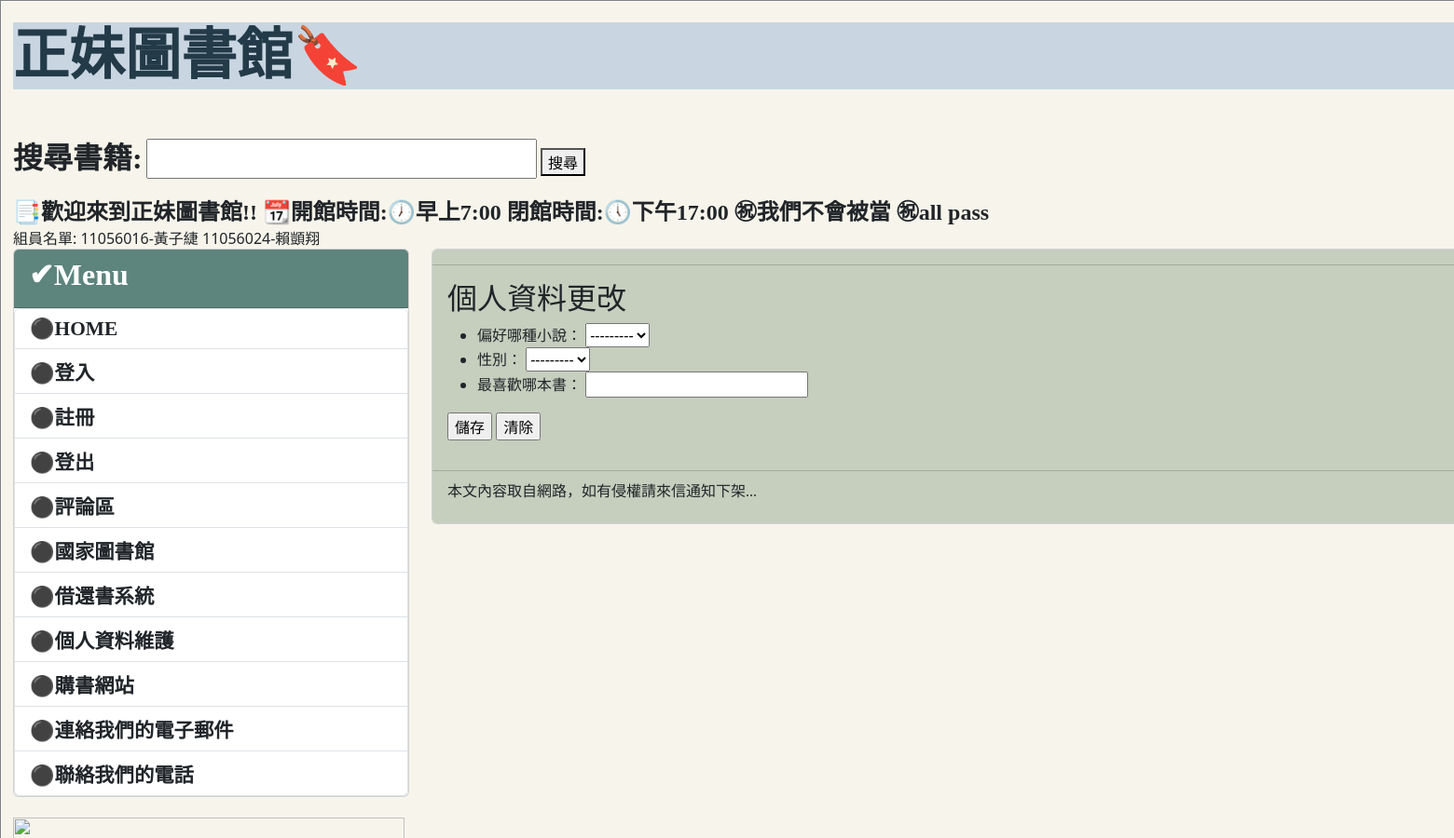
Before: /profile/ (signed in, upper part) with the older database file.
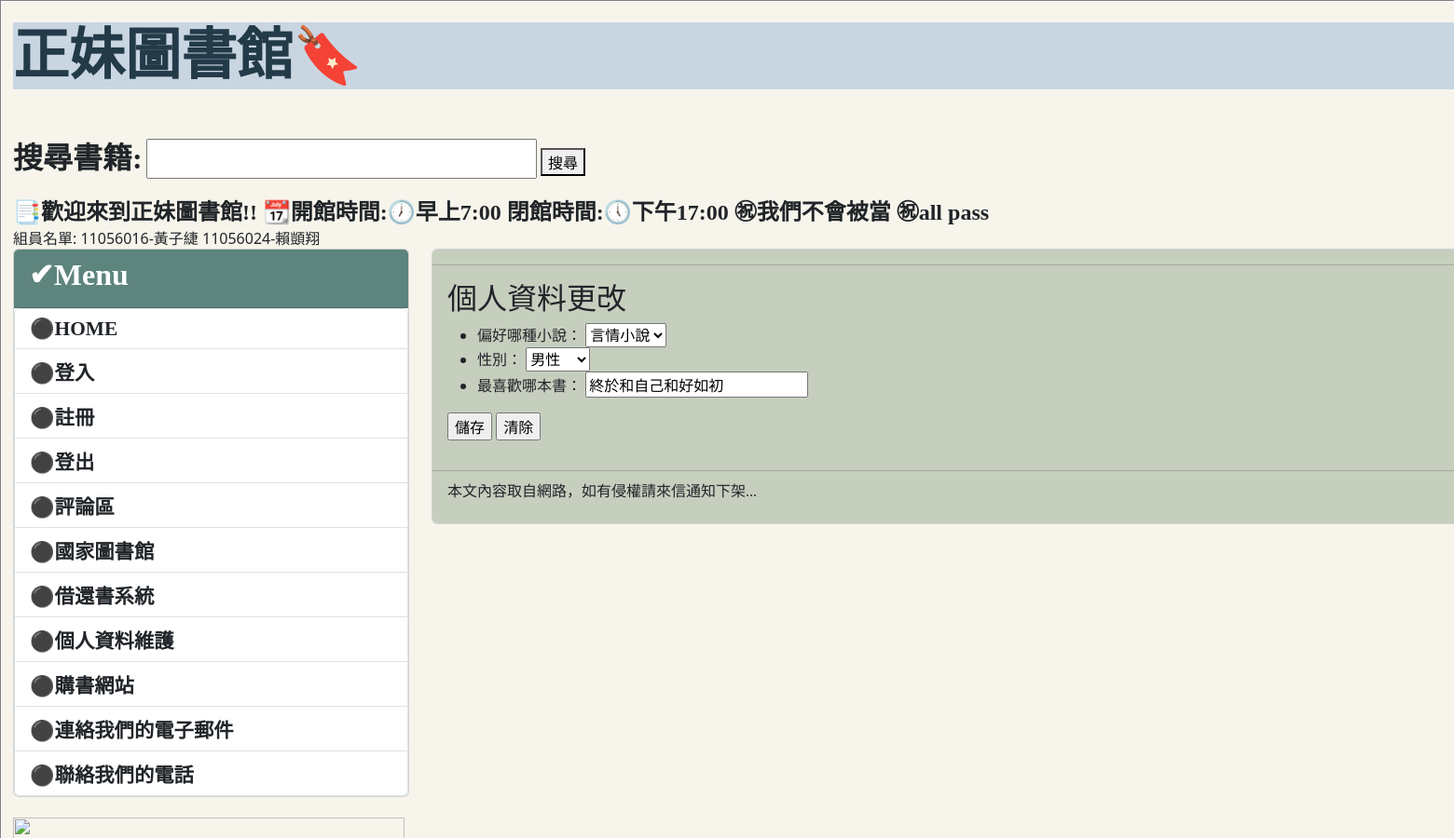
After: the same page with the newer database file.
### mysite/models.py (models this page shows, shortened)
class Profile(models.Model):
    Gender = (
        ('M', '男性'),#前面是真正儲存的內容 後面是顯示的
        ('W', '女性'),
    )
    user = models.OneToOneField(auth.models.User, on_delete=models.CASCADE)#一對一的欄位 指到的欄位是auth.models.User(內建的)
    preferences = models.ForeignKey('Preferences', on_delete=models.CASCADE)
    gender = models.CharField(max_length=5, choices=Gender)
    favorite = models.CharField(max_length=10)

### mysite/views.py (the view, shortened to what this page needs)
# urls.py: path('profile/',mv.profile,name='profile'),
@login_required(login_url='/login/')
def profile(request):
    if request.method == 'GET':
        if request.user.is_authenticated:
            username = request.user.username
            try:
                user = User.objects.get(username=username)
                userinfo = Profile.objects.get(user=user)
                form = ProfileForm(instance=userinfo)
            except:
                form = ProfileForm()
        return render(request, 'userinfo.html', locals())
    else:
        message = "ERROR"
        print('出錯回首頁')
        redirect("/")

### mysite/forms.py
class ProfileForm(forms.ModelForm):
    class Meta:
        model = models.Profile#跟哪個資料庫相關
        fields = ['preferences', 'gender', 'favorite']#定義要儲存欄位(要跟上面的一樣就是要跟Post有關聯)
    def __init__(self, *args, **kwargs):
        super(ProfileForm, self).__init__(*args, **kwargs)
        self.fields['preferences'].label = '偏好哪種小說'#有引用到model的mood
        self.fields['gender'].label = '性別'#預設值在model
        self.fields['favorite'].label = '最喜歡哪本書'

### mysite/models.py (called while the page is built)
    def __str__(self):
        return self.status

### templates/userinfo.html (shortened to what this page needs)
{% extends "base.html" %}
{% block content %}
<h2>個人資料更改</h2>
<form action="" method="post">
    <ul>
  {{ form.as_ul }}
    </ul>
  <input type='submit' value='儲存'>
  <input type='reset' value='清除'>
</form>
{% endblock content %}

### templates/base.html (shortened to what this page needs)
<!DOCTYPE>
<html>
    <head>
        <link href="https://cdn.jsdelivr.net/npm/bootstrap@5.3.2/dist/css/bootstrap.min.css" rel="stylesheet">
    </head>
    <body>
        <table align="center" border="1" width="1800" >
            <tr>
                <td>
                    <div class="container-fluid" style='background-color:#F7F5EB'>
                        {% include "header.html" %}
                        <div class="row">
                            <div class="col-sm-3 col-md-3">
                                <div class="card">
                                    <div class="card-header" style='background-color:#5D847D'>
                                        <h3 style='font-family:微軟正黑體;font-weight:bold;font-size:24pt;color:FFFFFF;'>	&#x2714;Menu </h3>
                                    </div>
                                    <div calss="card-body">
                                        <div class="list-group" style='font-family:微軟正黑體;font-weight:bold;font-size:16pt;'>
                                            <a href='/' class="list-group-item" > 	&#x26AB;HOME</a>
                                            <a href="{% url 'login' %}"  class="list-group-item">&#x26AB;登入</a>
                                            <a href="{% url 'register' %}"  class="list-group-item">&#x26AB;註冊</a>
                                            <a href="{% url 'logout' %}"  class="list-group-item">&#x26AB;登出</a>
                                            <a href="{% url 'forms' %}" class="list-group-item">	&#x26AB;評論區</a>
                                            <a href='https://www.ncl.edu.tw/' class="list-group-item">	&#x26AB;國家圖書館</a>
                                            <a href="{% url 'book_list' %}" class="list-group-item">&#x26AB;借還書系統</a>
                                            <a href="{% url 'profile' %}" class="list-group-item">&#x26AB;個人資料維護</a>
                                            <a href='https://www.books.com.tw/?gclid=Cj0KCQjwqP2pBhDMARIsAJQ0CzpYN0mXE1mKcgnGtIO6vMVjHQRhK0K8MsFNmU_wUXK3jvbk_DzoAvoaAkfMEALw_wcB' class="list-group-item">	&#x26AB;購書網站</a>
                                            <a href="mailto:11056024@ntub.edu.tw" class="list-group-item">	&#x26AB;連絡我們的電子郵件</a>
                                            <a href="tel:02-2755-2823" class="list-group-item">	&#x26AB;聯絡我們的電話</a>
                                        </div>
                                    </div>
                                </div><br>
                                {% load static %}
                                <img src="{% static "images\ppp2.jpg" %}"width="420" height="1200" >
                            </div>
                            <div class="col-sm-9 col-md-9">
                                <div class="card">
                                    <div class="card-header" style="background-color:C6CEBE;">
                                    </div>
                                    <div class="card-body" style="background-color:C6CEBE;">
                                        {% block content %} {% endblock %}
                                    </div>
                                    <div class="card-footer" style="background-color:C6CEBE;">
                                        {% include 'footer.html' %}
                                    </div>
                                </div>
                            </div>
                        </div>
                    </div>
                </td>
            </tr>
        </table>
    </body>
</html>

### templates/header.html (shortened to what this page needs)
<br>
<h1 style="font-family:微軟正黑體;font-weight:bolder;font-size:45pt;background-color:C9D6E2;color:233A48;">正妹圖書館&#x1F516;</h1>
<p align="right ">
<form methon="POST" action="/search/">
    <label for="site-search;"  style="font-family:微軟正黑體;font-weight:bolder;font-size:24pt;">搜尋書籍:</label>
    <input type="text" id="site-search" name="q"  style="font-family:微軟正黑體;font-weight:bolder;font-size:24pt;">
    <button type="submit">搜尋</button></p>
<marquee behavior=alternate><font size="5" style="font-family:微軟正黑體;font-weight:bolder">&#x1F4D1;歡迎來到正妹圖書館!! &#x1F4C6;開館時間:&#x1F556;早上7:00 閉館時間:&#x1F554;下午17:00 &#x3297;我們不會被當 &#x3297;all pass</marquee></font>
<font size="3">組員名單: 11056016-黃子緁 11056024-賴顗翔 </font><br>
{% load static %}
<div class='well'><body background="https://i.pinimg.com/564x/c3/ee/ae/c3eeaee5ee30eb8aa578e013f87bf029.jpg">
</div>

### templates/footer.html
{% block footer %}
    {% if now %}
    <p style='font-family:微軟正黑體;font-weight:bold;font-size:18pt;'>現在時刻：{{ now }}</p>
    {% else %}
    <p style='font-family:微軟正黑體;'>本文內容取自網路，如有侵權請來信通知下架...</p>
    {% endif %}
{% endblock %}

Changed rows visible on the page:
added Profile: preferences "言情小說", gender "男性", favorite "終於和自己和好如初"
Other visible differences:
form field preferences: "---------" → (not shown)
form field gender: "---------" → (not shown)
